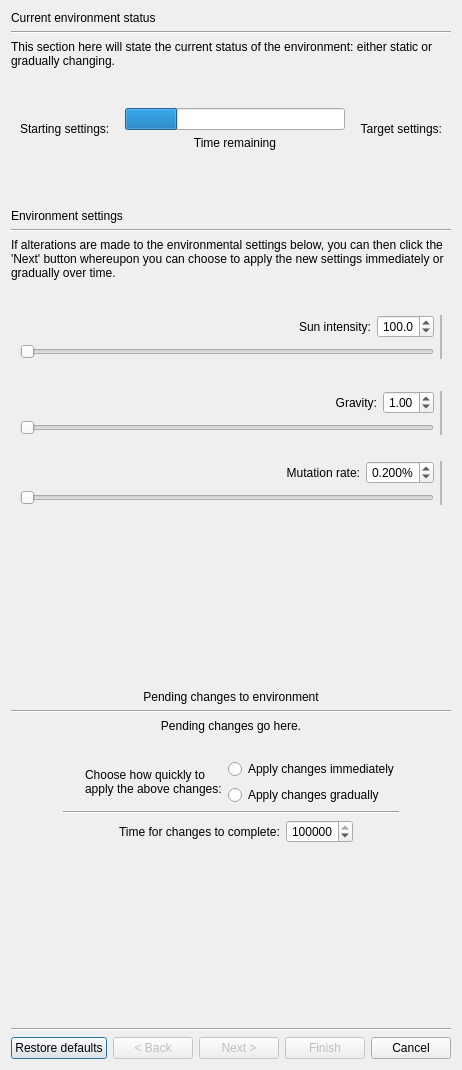
<?xml version="1.0" encoding="UTF-8"?>
<ui version="4.0">
 <class>EnvironmentDialog</class>
 <widget class="QDialog" name="EnvironmentDialog">
  <property name="geometry">
   <rect>
    <x>0</x>
    <y>0</y>
    <width>447</width>
    <height>1070</height>
   </rect>
  </property>
  <property name="windowTitle">
   <string>Environment</string>
  </property>
  <layout class="QVBoxLayout" name="dialogVerticalLayout">
   <item>
    <widget class="QWidget" name="screen1Widget" native="true">
     <layout class="QVBoxLayout" name="verticalLayout_2">
      <property name="leftMargin">
       <number>0</number>
      </property>
      <property name="topMargin">
       <number>0</number>
      </property>
      <property name="rightMargin">
       <number>0</number>
      </property>
      <property name="bottomMargin">
       <number>0</number>
      </property>
      <item>
       <widget class="QLabel" name="currentStatusTitleLabel">
        <property name="text">
         <string>Current environment status</string>
        </property>
       </widget>
      </item>
      <item>
       <widget class="Line" name="line_17">
        <property name="orientation">
         <enum>Qt::Horizontal</enum>
        </property>
       </widget>
      </item>
      <item>
       <widget class="QLabel" name="currentStatusLabel">
        <property name="text">
         <string>This section here will state the current status of the environment: either static or gradually changing.</string>
        </property>
        <property name="wordWrap">
         <bool>true</bool>
        </property>
       </widget>
      </item>
      <item>
       <widget class="QWidget" name="progressBarWidget" native="true">
        <layout class="QHBoxLayout" name="progressBarWidgetHorzontalLayout">
         <property name="leftMargin">
          <number>9</number>
         </property>
         <property name="topMargin">
          <number>9</number>
         </property>
         <property name="rightMargin">
          <number>9</number>
         </property>
         <property name="bottomMargin">
          <number>9</number>
         </property>
         <item>
          <widget class="QLabel" name="startingSettingsLabel">
           <property name="text">
            <string>Starting settings:</string>
           </property>
          </widget>
         </item>
         <item>
          <widget class="QWidget" name="timeRemainingAndProgressBarWidget" native="true">
           <layout class="QVBoxLayout" name="timeRemainingAndProgressBarVerticalLayout">
            <property name="topMargin">
             <number>0</number>
            </property>
            <property name="bottomMargin">
             <number>0</number>
            </property>
            <item>
             <spacer name="verticalSpacer_7">
              <property name="orientation">
               <enum>Qt::Vertical</enum>
              </property>
              <property name="sizeHint" stdset="0">
               <size>
                <width>20</width>
                <height>1</height>
               </size>
              </property>
             </spacer>
            </item>
            <item>
             <widget class="QProgressBar" name="changeProgressBar">
              <property name="value">
               <number>24</number>
              </property>
              <property name="textVisible">
               <bool>false</bool>
              </property>
             </widget>
            </item>
            <item>
             <widget class="QLabel" name="timeRemainingLabel">
              <property name="text">
               <string>Time remaining</string>
              </property>
              <property name="alignment">
               <set>Qt::AlignCenter</set>
              </property>
             </widget>
            </item>
            <item>
             <spacer name="verticalSpacer_6">
              <property name="orientation">
               <enum>Qt::Vertical</enum>
              </property>
              <property name="sizeHint" stdset="0">
               <size>
                <width>20</width>
                <height>1</height>
               </size>
              </property>
             </spacer>
            </item>
           </layout>
          </widget>
         </item>
         <item>
          <widget class="QLabel" name="targetSettingsLabel">
           <property name="text">
            <string>Target settings:</string>
           </property>
           <property name="alignment">
            <set>Qt::AlignRight|Qt::AlignTrailing|Qt::AlignVCenter</set>
           </property>
          </widget>
         </item>
        </layout>
       </widget>
      </item>
      <item>
       <spacer name="verticalSpacer_18">
        <property name="orientation">
         <enum>Qt::Vertical</enum>
        </property>
        <property name="sizeType">
         <enum>QSizePolicy::Fixed</enum>
        </property>
        <property name="sizeHint" stdset="0">
         <size>
          <width>20</width>
          <height>20</height>
         </size>
        </property>
       </spacer>
      </item>
      <item>
       <widget class="QLabel" name="settingsTitleLabel">
        <property name="text">
         <string>Environment settings</string>
        </property>
       </widget>
      </item>
      <item>
       <widget class="Line" name="line_2">
        <property name="orientation">
         <enum>Qt::Horizontal</enum>
        </property>
       </widget>
      </item>
      <item>
       <widget class="QLabel" name="messageLabel">
        <property name="text">
         <string>If alterations are made to the environmental settings below, you can then click the 'Next' button whereupon you can choose to apply the new settings immediately or gradually over time.</string>
        </property>
        <property name="wordWrap">
         <bool>true</bool>
        </property>
       </widget>
      </item>
      <item>
       <spacer name="verticalSpacer_11">
        <property name="orientation">
         <enum>Qt::Vertical</enum>
        </property>
        <property name="sizeType">
         <enum>QSizePolicy::Fixed</enum>
        </property>
        <property name="sizeHint" stdset="0">
         <size>
          <width>20</width>
          <height>20</height>
         </size>
        </property>
       </spacer>
      </item>
      <item>
       <widget class="QWidget" name="widget_5" native="true">
        <layout class="QVBoxLayout" name="verticalLayout_3">
         <item>
          <widget class="QWidget" name="sunIntensityGroup" native="true">
           <layout class="QGridLayout" name="gridLayout_2">
            <property name="leftMargin">
             <number>0</number>
            </property>
            <property name="topMargin">
             <number>0</number>
            </property>
            <property name="rightMargin">
             <number>0</number>
            </property>
            <property name="bottomMargin">
             <number>0</number>
            </property>
            <item row="0" column="1">
             <widget class="InfoTextWidget" name="sunIntensityInfoText" native="true">
              <property name="sizePolicy">
               <sizepolicy hsizetype="Fixed" vsizetype="Fixed">
                <horstretch>16</horstretch>
                <verstretch>16</verstretch>
               </sizepolicy>
              </property>
              <property name="minimumSize">
               <size>
                <width>16</width>
                <height>16</height>
               </size>
              </property>
             </widget>
            </item>
            <item row="0" column="2">
             <widget class="QLabel" name="label_7">
              <property name="text">
               <string>Sun intensity:</string>
              </property>
              <property name="alignment">
               <set>Qt::AlignRight|Qt::AlignTrailing|Qt::AlignVCenter</set>
              </property>
              <property name="wordWrap">
               <bool>false</bool>
              </property>
             </widget>
            </item>
            <item row="0" column="3">
             <widget class="QDoubleSpinBox" name="sunIntensitySpinBox">
              <property name="focusPolicy">
               <enum>Qt::StrongFocus</enum>
              </property>
              <property name="alignment">
               <set>Qt::AlignCenter</set>
              </property>
              <property name="suffix">
               <string/>
              </property>
              <property name="decimals">
               <number>1</number>
              </property>
              <property name="minimum">
               <double>0.000000000000000</double>
              </property>
              <property name="maximum">
               <double>250.000000000000000</double>
              </property>
              <property name="singleStep">
               <double>10.000000000000000</double>
              </property>
              <property name="value">
               <double>100.000000000000000</double>
              </property>
             </widget>
            </item>
            <item row="0" column="4" rowspan="2">
             <widget class="QFrame" name="sunIntensityFrame">
              <property name="frameShape">
               <enum>QFrame::StyledPanel</enum>
              </property>
              <property name="frameShadow">
               <enum>QFrame::Plain</enum>
              </property>
              <layout class="QVBoxLayout" name="verticalLayout_5">
               <property name="leftMargin">
                <number>0</number>
               </property>
               <property name="topMargin">
                <number>0</number>
               </property>
               <property name="rightMargin">
                <number>0</number>
               </property>
               <property name="bottomMargin">
                <number>0</number>
               </property>
              </layout>
             </widget>
            </item>
            <item row="1" column="0" colspan="4">
             <widget class="QSlider" name="sunIntensitySlider">
              <property name="focusPolicy">
               <enum>Qt::StrongFocus</enum>
              </property>
              <property name="pageStep">
               <number>50</number>
              </property>
              <property name="orientation">
               <enum>Qt::Horizontal</enum>
              </property>
             </widget>
            </item>
            <item row="0" column="0">
             <spacer name="horizontalSpacer_2">
              <property name="orientation">
               <enum>Qt::Horizontal</enum>
              </property>
              <property name="sizeType">
               <enum>QSizePolicy::MinimumExpanding</enum>
              </property>
              <property name="sizeHint" stdset="0">
               <size>
                <width>10</width>
                <height>20</height>
               </size>
              </property>
             </spacer>
            </item>
           </layout>
          </widget>
         </item>
         <item>
          <spacer name="verticalSpacer">
           <property name="orientation">
            <enum>Qt::Vertical</enum>
           </property>
           <property name="sizeType">
            <enum>QSizePolicy::Fixed</enum>
           </property>
           <property name="sizeHint" stdset="0">
            <size>
             <width>20</width>
             <height>20</height>
            </size>
           </property>
          </spacer>
         </item>
         <item>
          <widget class="QWidget" name="widget_3" native="true">
           <layout class="QVBoxLayout" name="verticalLayout">
            <property name="leftMargin">
             <number>0</number>
            </property>
            <property name="topMargin">
             <number>0</number>
            </property>
            <property name="rightMargin">
             <number>0</number>
            </property>
            <property name="bottomMargin">
             <number>0</number>
            </property>
           </layout>
          </widget>
         </item>
         <item>
          <widget class="QWidget" name="gravityGroup" native="true">
           <layout class="QGridLayout" name="gridLayout_4">
            <property name="leftMargin">
             <number>0</number>
            </property>
            <property name="topMargin">
             <number>0</number>
            </property>
            <property name="rightMargin">
             <number>0</number>
            </property>
            <property name="bottomMargin">
             <number>0</number>
            </property>
            <item row="0" column="1">
             <widget class="InfoTextWidget" name="gravityInfoText" native="true">
              <property name="sizePolicy">
               <sizepolicy hsizetype="Fixed" vsizetype="Fixed">
                <horstretch>16</horstretch>
                <verstretch>16</verstretch>
               </sizepolicy>
              </property>
              <property name="minimumSize">
               <size>
                <width>16</width>
                <height>16</height>
               </size>
              </property>
             </widget>
            </item>
            <item row="0" column="2">
             <widget class="QLabel" name="label_24">
              <property name="text">
               <string>Gravity:</string>
              </property>
              <property name="alignment">
               <set>Qt::AlignRight|Qt::AlignTrailing|Qt::AlignVCenter</set>
              </property>
              <property name="wordWrap">
               <bool>false</bool>
              </property>
             </widget>
            </item>
            <item row="0" column="3">
             <widget class="QDoubleSpinBox" name="gravitySpinBox">
              <property name="focusPolicy">
               <enum>Qt::StrongFocus</enum>
              </property>
              <property name="alignment">
               <set>Qt::AlignCenter</set>
              </property>
              <property name="decimals">
               <number>2</number>
              </property>
              <property name="maximum">
               <double>5.000000000000000</double>
              </property>
              <property name="singleStep">
               <double>0.100000000000000</double>
              </property>
              <property name="value">
               <double>1.000000000000000</double>
              </property>
             </widget>
            </item>
            <item row="0" column="4" rowspan="2">
             <widget class="QFrame" name="gravityFrame">
              <property name="frameShape">
               <enum>QFrame::StyledPanel</enum>
              </property>
              <property name="frameShadow">
               <enum>QFrame::Plain</enum>
              </property>
              <layout class="QVBoxLayout" name="verticalLayout_9">
               <property name="leftMargin">
                <number>0</number>
               </property>
               <property name="topMargin">
                <number>0</number>
               </property>
               <property name="rightMargin">
                <number>0</number>
               </property>
               <property name="bottomMargin">
                <number>0</number>
               </property>
              </layout>
             </widget>
            </item>
            <item row="1" column="0" colspan="4">
             <widget class="QSlider" name="gravitySlider">
              <property name="focusPolicy">
               <enum>Qt::StrongFocus</enum>
              </property>
              <property name="pageStep">
               <number>20</number>
              </property>
              <property name="orientation">
               <enum>Qt::Horizontal</enum>
              </property>
             </widget>
            </item>
            <item row="0" column="0">
             <spacer name="horizontalSpacer_5">
              <property name="orientation">
               <enum>Qt::Horizontal</enum>
              </property>
              <property name="sizeType">
               <enum>QSizePolicy::MinimumExpanding</enum>
              </property>
              <property name="sizeHint" stdset="0">
               <size>
                <width>10</width>
                <height>20</height>
               </size>
              </property>
             </spacer>
            </item>
           </layout>
          </widget>
         </item>
         <item>
          <spacer name="verticalSpacer_10">
           <property name="orientation">
            <enum>Qt::Vertical</enum>
           </property>
           <property name="sizeType">
            <enum>QSizePolicy::Fixed</enum>
           </property>
           <property name="sizeHint" stdset="0">
            <size>
             <width>20</width>
             <height>20</height>
            </size>
           </property>
          </spacer>
         </item>
         <item>
          <widget class="QWidget" name="mutationRateGroup" native="true">
           <layout class="QGridLayout" name="gridLayout_3">
            <property name="leftMargin">
             <number>0</number>
            </property>
            <property name="topMargin">
             <number>0</number>
            </property>
            <property name="rightMargin">
             <number>0</number>
            </property>
            <property name="bottomMargin">
             <number>0</number>
            </property>
            <item row="0" column="1">
             <widget class="InfoTextWidget" name="mutationRateInfoText" native="true">
              <property name="sizePolicy">
               <sizepolicy hsizetype="Fixed" vsizetype="Fixed">
                <horstretch>16</horstretch>
                <verstretch>16</verstretch>
               </sizepolicy>
              </property>
              <property name="minimumSize">
               <size>
                <width>16</width>
                <height>16</height>
               </size>
              </property>
             </widget>
            </item>
            <item row="0" column="2">
             <widget class="QLabel" name="label_25">
              <property name="text">
               <string>Mutation rate:</string>
              </property>
              <property name="alignment">
               <set>Qt::AlignRight|Qt::AlignTrailing|Qt::AlignVCenter</set>
              </property>
              <property name="wordWrap">
               <bool>false</bool>
              </property>
             </widget>
            </item>
            <item row="0" column="3">
             <widget class="QDoubleSpinBox" name="mutationRateSpinBox">
              <property name="focusPolicy">
               <enum>Qt::StrongFocus</enum>
              </property>
              <property name="alignment">
               <set>Qt::AlignCenter</set>
              </property>
              <property name="suffix">
               <string>%</string>
              </property>
              <property name="decimals">
               <number>3</number>
              </property>
              <property name="maximum">
               <double>0.500000000000000</double>
              </property>
              <property name="singleStep">
               <double>0.010000000000000</double>
              </property>
              <property name="value">
               <double>0.200000000000000</double>
              </property>
             </widget>
            </item>
            <item row="0" column="4" rowspan="2">
             <widget class="QFrame" name="mutationRateFrame">
              <property name="frameShape">
               <enum>QFrame::StyledPanel</enum>
              </property>
              <property name="frameShadow">
               <enum>QFrame::Plain</enum>
              </property>
              <layout class="QVBoxLayout" name="verticalLayout_10">
               <property name="leftMargin">
                <number>0</number>
               </property>
               <property name="topMargin">
                <number>0</number>
               </property>
               <property name="rightMargin">
                <number>0</number>
               </property>
               <property name="bottomMargin">
                <number>0</number>
               </property>
              </layout>
             </widget>
            </item>
            <item row="1" column="0" colspan="4">
             <widget class="QSlider" name="mutationRateSlider">
              <property name="focusPolicy">
               <enum>Qt::StrongFocus</enum>
              </property>
              <property name="maximum">
               <number>10000</number>
              </property>
              <property name="singleStep">
               <number>20</number>
              </property>
              <property name="pageStep">
               <number>200</number>
              </property>
              <property name="orientation">
               <enum>Qt::Horizontal</enum>
              </property>
             </widget>
            </item>
            <item row="0" column="0">
             <spacer name="horizontalSpacer_4">
              <property name="orientation">
               <enum>Qt::Horizontal</enum>
              </property>
              <property name="sizeType">
               <enum>QSizePolicy::MinimumExpanding</enum>
              </property>
              <property name="sizeHint" stdset="0">
               <size>
                <width>10</width>
                <height>20</height>
               </size>
              </property>
             </spacer>
            </item>
           </layout>
          </widget>
         </item>
        </layout>
       </widget>
      </item>
     </layout>
    </widget>
   </item>
   <item>
    <widget class="QWidget" name="screen2Widget" native="true">
     <layout class="QVBoxLayout" name="screen2WidgetVerticalLayout">
      <property name="leftMargin">
       <number>0</number>
      </property>
      <property name="topMargin">
       <number>0</number>
      </property>
      <property name="rightMargin">
       <number>0</number>
      </property>
      <property name="bottomMargin">
       <number>0</number>
      </property>
      <item>
       <spacer name="verticalSpacer_9">
        <property name="orientation">
         <enum>Qt::Vertical</enum>
        </property>
        <property name="sizeHint" stdset="0">
         <size>
          <width>20</width>
          <height>40</height>
         </size>
        </property>
       </spacer>
      </item>
      <item>
       <widget class="QLabel" name="pendingChangesTitleLabel">
        <property name="text">
         <string>Pending changes to environment</string>
        </property>
        <property name="alignment">
         <set>Qt::AlignCenter</set>
        </property>
       </widget>
      </item>
      <item>
       <widget class="Line" name="line_3">
        <property name="orientation">
         <enum>Qt::Horizontal</enum>
        </property>
       </widget>
      </item>
      <item>
       <widget class="QLabel" name="pendingChangesLabel">
        <property name="text">
         <string>Pending changes go here.</string>
        </property>
        <property name="alignment">
         <set>Qt::AlignCenter</set>
        </property>
       </widget>
      </item>
      <item>
       <spacer name="verticalSpacer_20">
        <property name="orientation">
         <enum>Qt::Vertical</enum>
        </property>
        <property name="sizeType">
         <enum>QSizePolicy::Fixed</enum>
        </property>
        <property name="sizeHint" stdset="0">
         <size>
          <width>20</width>
          <height>20</height>
         </size>
        </property>
       </spacer>
      </item>
      <item>
       <widget class="QWidget" name="widget_7" native="true">
        <layout class="QGridLayout" name="gridLayout">
         <property name="topMargin">
          <number>0</number>
         </property>
         <item row="3" column="1">
          <widget class="QWidget" name="timeForGradualChangeWidget" native="true">
           <property name="enabled">
            <bool>true</bool>
           </property>
           <layout class="QHBoxLayout" name="timeForGradualChangeHorizontalLayout">
            <property name="leftMargin">
             <number>0</number>
            </property>
            <property name="topMargin">
             <number>0</number>
            </property>
            <property name="rightMargin">
             <number>0</number>
            </property>
            <property name="bottomMargin">
             <number>0</number>
            </property>
            <item>
             <spacer name="horizontalSpacer_16">
              <property name="orientation">
               <enum>Qt::Horizontal</enum>
              </property>
              <property name="sizeHint" stdset="0">
               <size>
                <width>1</width>
                <height>20</height>
               </size>
              </property>
             </spacer>
            </item>
            <item>
             <widget class="InfoTextWidget" name="timeForGradualChangeInfoText" native="true">
              <property name="sizePolicy">
               <sizepolicy hsizetype="Fixed" vsizetype="Fixed">
                <horstretch>16</horstretch>
                <verstretch>16</verstretch>
               </sizepolicy>
              </property>
              <property name="minimumSize">
               <size>
                <width>16</width>
                <height>16</height>
               </size>
              </property>
             </widget>
            </item>
            <item>
             <widget class="QLabel" name="label_2">
              <property name="text">
               <string>Time for changes to complete:</string>
              </property>
              <property name="alignment">
               <set>Qt::AlignCenter</set>
              </property>
             </widget>
            </item>
            <item>
             <widget class="QSpinBox" name="timeForGradualChangeSpinBox">
              <property name="focusPolicy">
               <enum>Qt::StrongFocus</enum>
              </property>
              <property name="alignment">
               <set>Qt::AlignCenter</set>
              </property>
              <property name="minimum">
               <number>100</number>
              </property>
              <property name="maximum">
               <number>1000000000</number>
              </property>
              <property name="singleStep">
               <number>100</number>
              </property>
              <property name="value">
               <number>100000</number>
              </property>
             </widget>
            </item>
            <item>
             <widget class="QLabel" name="zeroLabel">
              <property name="text">
               <string/>
              </property>
              <property name="alignment">
               <set>Qt::AlignCenter</set>
              </property>
             </widget>
            </item>
            <item>
             <spacer name="horizontalSpacer_17">
              <property name="orientation">
               <enum>Qt::Horizontal</enum>
              </property>
              <property name="sizeHint" stdset="0">
               <size>
                <width>1</width>
                <height>20</height>
               </size>
              </property>
             </spacer>
            </item>
           </layout>
          </widget>
         </item>
         <item row="0" column="1">
          <widget class="QWidget" name="immediatelyOrGraduallyWidget" native="true">
           <layout class="QHBoxLayout" name="immediatelyOrGraduallyHorizontalLayout">
            <property name="leftMargin">
             <number>0</number>
            </property>
            <property name="topMargin">
             <number>0</number>
            </property>
            <property name="rightMargin">
             <number>0</number>
            </property>
            <property name="bottomMargin">
             <number>0</number>
            </property>
            <item>
             <widget class="InfoTextWidget" name="immediatelyOrGraduallyInfoText" native="true">
              <property name="sizePolicy">
               <sizepolicy hsizetype="Fixed" vsizetype="Fixed">
                <horstretch>16</horstretch>
                <verstretch>16</verstretch>
               </sizepolicy>
              </property>
              <property name="minimumSize">
               <size>
                <width>16</width>
                <height>16</height>
               </size>
              </property>
             </widget>
            </item>
            <item>
             <widget class="QLabel" name="label_3">
              <property name="sizePolicy">
               <sizepolicy hsizetype="Preferred" vsizetype="Preferred">
                <horstretch>0</horstretch>
                <verstretch>0</verstretch>
               </sizepolicy>
              </property>
              <property name="text">
               <string>Choose how quickly to
apply the above changes:</string>
              </property>
              <property name="wordWrap">
               <bool>true</bool>
              </property>
             </widget>
            </item>
            <item>
             <widget class="QWidget" name="widget" native="true">
              <layout class="QVBoxLayout" name="verticalLayout_4">
               <property name="leftMargin">
                <number>0</number>
               </property>
               <property name="topMargin">
                <number>0</number>
               </property>
               <property name="rightMargin">
                <number>0</number>
               </property>
               <property name="bottomMargin">
                <number>0</number>
               </property>
               <item>
                <widget class="QRadioButton" name="immediatelyButton">
                 <property name="focusPolicy">
                  <enum>Qt::StrongFocus</enum>
                 </property>
                 <property name="text">
                  <string>Apply changes immediately</string>
                 </property>
                </widget>
               </item>
               <item>
                <widget class="QRadioButton" name="graduallyButton">
                 <property name="focusPolicy">
                  <enum>Qt::StrongFocus</enum>
                 </property>
                 <property name="text">
                  <string>Apply changes gradually</string>
                 </property>
                </widget>
               </item>
              </layout>
             </widget>
            </item>
           </layout>
          </widget>
         </item>
         <item row="0" column="0">
          <spacer name="horizontalSpacer_14">
           <property name="orientation">
            <enum>Qt::Horizontal</enum>
           </property>
           <property name="sizeType">
            <enum>QSizePolicy::Expanding</enum>
           </property>
           <property name="sizeHint" stdset="0">
            <size>
             <width>40</width>
             <height>20</height>
            </size>
           </property>
          </spacer>
         </item>
         <item row="0" column="2">
          <spacer name="horizontalSpacer_15">
           <property name="orientation">
            <enum>Qt::Horizontal</enum>
           </property>
           <property name="sizeType">
            <enum>QSizePolicy::Expanding</enum>
           </property>
           <property name="sizeHint" stdset="0">
            <size>
             <width>40</width>
             <height>20</height>
            </size>
           </property>
          </spacer>
         </item>
         <item row="2" column="1">
          <widget class="Line" name="line_4">
           <property name="orientation">
            <enum>Qt::Horizontal</enum>
           </property>
          </widget>
         </item>
        </layout>
       </widget>
      </item>
      <item>
       <spacer name="verticalSpacer_8">
        <property name="orientation">
         <enum>Qt::Vertical</enum>
        </property>
        <property name="sizeHint" stdset="0">
         <size>
          <width>20</width>
          <height>40</height>
         </size>
        </property>
       </spacer>
      </item>
     </layout>
    </widget>
   </item>
   <item>
    <widget class="Line" name="line">
     <property name="orientation">
      <enum>Qt::Horizontal</enum>
     </property>
    </widget>
   </item>
   <item>
    <widget class="QWidget" name="buttonWidget" native="true">
     <layout class="QHBoxLayout" name="horizontalLayout_2">
      <property name="leftMargin">
       <number>0</number>
      </property>
      <property name="topMargin">
       <number>0</number>
      </property>
      <property name="rightMargin">
       <number>0</number>
      </property>
      <property name="bottomMargin">
       <number>0</number>
      </property>
      <item>
       <widget class="QPushButton" name="restoreDefaultsButton">
        <property name="text">
         <string>Restore defaults</string>
        </property>
       </widget>
      </item>
      <item>
       <spacer name="horizontalSpacer">
        <property name="orientation">
         <enum>Qt::Horizontal</enum>
        </property>
        <property name="sizeHint" stdset="0">
         <size>
          <width>40</width>
          <height>20</height>
         </size>
        </property>
       </spacer>
      </item>
      <item>
       <widget class="QPushButton" name="backButton">
        <property name="enabled">
         <bool>false</bool>
        </property>
        <property name="focusPolicy">
         <enum>Qt::StrongFocus</enum>
        </property>
        <property name="text">
         <string>&lt; Back</string>
        </property>
       </widget>
      </item>
      <item>
       <widget class="QPushButton" name="nextButton">
        <property name="enabled">
         <bool>false</bool>
        </property>
        <property name="focusPolicy">
         <enum>Qt::StrongFocus</enum>
        </property>
        <property name="text">
         <string>Next &gt;</string>
        </property>
       </widget>
      </item>
      <item>
       <widget class="QPushButton" name="finishButton">
        <property name="enabled">
         <bool>false</bool>
        </property>
        <property name="focusPolicy">
         <enum>Qt::StrongFocus</enum>
        </property>
        <property name="text">
         <string>Finish</string>
        </property>
       </widget>
      </item>
      <item>
       <widget class="QPushButton" name="cancelButton">
        <property name="focusPolicy">
         <enum>Qt::StrongFocus</enum>
        </property>
        <property name="text">
         <string>Cancel</string>
        </property>
       </widget>
      </item>
     </layout>
    </widget>
   </item>
  </layout>
 </widget>
 <customwidgets>
  <customwidget>
   <class>InfoTextWidget</class>
   <extends>QWidget</extends>
   <header>infotextwidget.h</header>
   <container>1</container>
  </customwidget>
 </customwidgets>
 <tabstops>
  <tabstop>sunIntensitySpinBox</tabstop>
  <tabstop>sunIntensitySlider</tabstop>
  <tabstop>gravitySpinBox</tabstop>
  <tabstop>gravitySlider</tabstop>
  <tabstop>mutationRateSpinBox</tabstop>
  <tabstop>mutationRateSlider</tabstop>
  <tabstop>immediatelyButton</tabstop>
  <tabstop>graduallyButton</tabstop>
  <tabstop>timeForGradualChangeSpinBox</tabstop>
  <tabstop>backButton</tabstop>
  <tabstop>nextButton</tabstop>
  <tabstop>finishButton</tabstop>
  <tabstop>cancelButton</tabstop>
 </tabstops>
 <resources/>
 <connections/>
</ui>
